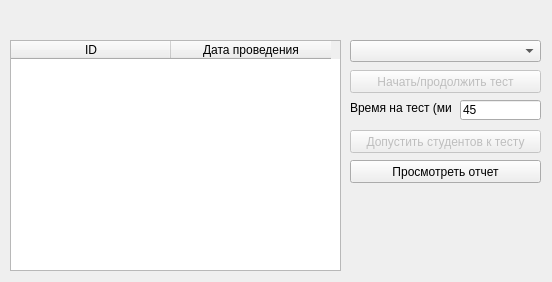
<?xml version="1.0" encoding="UTF-8"?>
<ui version="4.0">
 <class>ExamControl</class>
 <widget class="QDialog" name="ExamControl">
  <property name="geometry">
   <rect>
    <x>0</x>
    <y>0</y>
    <width>552</width>
    <height>282</height>
   </rect>
  </property>
  <property name="windowTitle">
   <string>Проведение теста</string>
  </property>
  <widget class="QTableWidget" name="examList">
   <property name="geometry">
    <rect>
     <x>10</x>
     <y>40</y>
     <width>331</width>
     <height>231</height>
    </rect>
   </property>
   <property name="selectionMode">
    <enum>QAbstractItemView::SingleSelection</enum>
   </property>
   <property name="selectionBehavior">
    <enum>QAbstractItemView::SelectRows</enum>
   </property>
   <attribute name="horizontalHeaderDefaultSectionSize">
    <number>160</number>
   </attribute>
   <attribute name="verticalHeaderVisible">
    <bool>false</bool>
   </attribute>
   <column>
    <property name="text">
     <string>ID</string>
    </property>
   </column>
   <column>
    <property name="text">
     <string>Дата проведения</string>
    </property>
   </column>
  </widget>
  <widget class="QPushButton" name="addStudToExam">
   <property name="enabled">
    <bool>false</bool>
   </property>
   <property name="geometry">
    <rect>
     <x>350</x>
     <y>130</y>
     <width>191</width>
     <height>23</height>
    </rect>
   </property>
   <property name="text">
    <string>Допустить студентов к тесту</string>
   </property>
  </widget>
  <widget class="QComboBox" name="subjList">
   <property name="geometry">
    <rect>
     <x>350</x>
     <y>40</y>
     <width>191</width>
     <height>22</height>
    </rect>
   </property>
  </widget>
  <widget class="QPushButton" name="selectExam">
   <property name="enabled">
    <bool>false</bool>
   </property>
   <property name="geometry">
    <rect>
     <x>350</x>
     <y>70</y>
     <width>191</width>
     <height>23</height>
    </rect>
   </property>
   <property name="text">
    <string>Начать/продолжить тест</string>
   </property>
  </widget>
  <widget class="QLabel" name="label">
   <property name="geometry">
    <rect>
     <x>350</x>
     <y>100</y>
     <width>101</width>
     <height>16</height>
    </rect>
   </property>
   <property name="text">
    <string>Время на тест (мин)</string>
   </property>
  </widget>
  <widget class="QLineEdit" name="examTime">
   <property name="geometry">
    <rect>
     <x>460</x>
     <y>100</y>
     <width>81</width>
     <height>20</height>
    </rect>
   </property>
   <property name="text">
    <string>45</string>
   </property>
  </widget>
  <widget class="QPushButton" name="viewReport">
   <property name="geometry">
    <rect>
     <x>350</x>
     <y>160</y>
     <width>191</width>
     <height>23</height>
    </rect>
   </property>
   <property name="text">
    <string>Просмотреть отчет</string>
   </property>
  </widget>
 </widget>
 <resources/>
 <connections/>
</ui>
